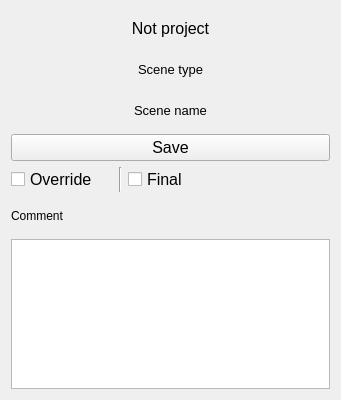
<?xml version="1.0" encoding="UTF-8"?>
<ui version="4.0">
 <class>Form</class>
 <widget class="QWidget" name="Form">
  <property name="geometry">
   <rect>
    <x>0</x>
    <y>0</y>
    <width>341</width>
    <height>400</height>
   </rect>
  </property>
  <property name="maximumSize">
   <size>
    <width>16777215</width>
    <height>400</height>
   </size>
  </property>
  <property name="windowTitle">
   <string>Form</string>
  </property>
  <layout class="QVBoxLayout" name="verticalLayout">
   <item>
    <widget class="QLabel" name="project_name_label">
     <property name="font">
      <font>
       <pointsize>12</pointsize>
      </font>
     </property>
     <property name="layoutDirection">
      <enum>Qt::LeftToRight</enum>
     </property>
     <property name="text">
      <string>Not project</string>
     </property>
     <property name="alignment">
      <set>Qt::AlignCenter</set>
     </property>
    </widget>
   </item>
   <item>
    <widget class="QLabel" name="scene_type_label">
     <property name="font">
      <font>
       <pointsize>10</pointsize>
      </font>
     </property>
     <property name="layoutDirection">
      <enum>Qt::LeftToRight</enum>
     </property>
     <property name="text">
      <string>Scene type</string>
     </property>
     <property name="alignment">
      <set>Qt::AlignCenter</set>
     </property>
    </widget>
   </item>
   <item>
    <widget class="QLabel" name="scene_name_label">
     <property name="font">
      <font>
       <pointsize>10</pointsize>
      </font>
     </property>
     <property name="layoutDirection">
      <enum>Qt::LeftToRight</enum>
     </property>
     <property name="text">
      <string>Scene name</string>
     </property>
     <property name="alignment">
      <set>Qt::AlignCenter</set>
     </property>
    </widget>
   </item>
   <item>
    <widget class="QPushButton" name="save_button">
     <property name="enabled">
      <bool>true</bool>
     </property>
     <property name="sizePolicy">
      <sizepolicy hsizetype="Expanding" vsizetype="Fixed">
       <horstretch>0</horstretch>
       <verstretch>0</verstretch>
      </sizepolicy>
     </property>
     <property name="minimumSize">
      <size>
       <width>0</width>
       <height>0</height>
      </size>
     </property>
     <property name="sizeIncrement">
      <size>
       <width>60</width>
       <height>60</height>
      </size>
     </property>
     <property name="baseSize">
      <size>
       <width>60</width>
       <height>650</height>
      </size>
     </property>
     <property name="font">
      <font>
       <pointsize>12</pointsize>
      </font>
     </property>
     <property name="styleSheet">
      <string notr="true"/>
     </property>
     <property name="text">
      <string>Save</string>
     </property>
    </widget>
   </item>
   <item>
    <layout class="QHBoxLayout" name="save_type_layout">
     <item>
      <widget class="QCheckBox" name="override_check_box">
       <property name="sizePolicy">
        <sizepolicy hsizetype="Expanding" vsizetype="Fixed">
         <horstretch>0</horstretch>
         <verstretch>0</verstretch>
        </sizepolicy>
       </property>
       <property name="minimumSize">
        <size>
         <width>40</width>
         <height>0</height>
        </size>
       </property>
       <property name="maximumSize">
        <size>
         <width>130</width>
         <height>16777215</height>
        </size>
       </property>
       <property name="font">
        <font>
         <pointsize>12</pointsize>
        </font>
       </property>
       <property name="styleSheet">
        <string notr="true"/>
       </property>
       <property name="text">
        <string>Override</string>
       </property>
      </widget>
     </item>
     <item>
      <widget class="Line" name="save_type_line">
       <property name="orientation">
        <enum>Qt::Vertical</enum>
       </property>
      </widget>
     </item>
     <item>
      <widget class="QCheckBox" name="final_check_box">
       <property name="sizePolicy">
        <sizepolicy hsizetype="Expanding" vsizetype="Fixed">
         <horstretch>0</horstretch>
         <verstretch>0</verstretch>
        </sizepolicy>
       </property>
       <property name="minimumSize">
        <size>
         <width>0</width>
         <height>0</height>
        </size>
       </property>
       <property name="maximumSize">
        <size>
         <width>100</width>
         <height>16777215</height>
        </size>
       </property>
       <property name="font">
        <font>
         <pointsize>12</pointsize>
        </font>
       </property>
       <property name="styleSheet">
        <string notr="true"/>
       </property>
       <property name="text">
        <string>Final</string>
       </property>
      </widget>
     </item>
     <item>
      <spacer name="save_type_spacer">
       <property name="orientation">
        <enum>Qt::Horizontal</enum>
       </property>
       <property name="sizeHint" stdset="0">
        <size>
         <width>40</width>
         <height>20</height>
        </size>
       </property>
      </spacer>
     </item>
    </layout>
   </item>
   <item>
    <widget class="QLabel" name="comment_label">
     <property name="text">
      <string>Comment</string>
     </property>
    </widget>
   </item>
   <item>
    <widget class="QPlainTextEdit" name="save_paint_text_edit">
     <property name="minimumSize">
      <size>
       <width>60</width>
       <height>100</height>
      </size>
     </property>
     <property name="maximumSize">
      <size>
       <width>10000000</width>
       <height>150</height>
      </size>
     </property>
     <property name="baseSize">
      <size>
       <width>0</width>
       <height>16</height>
      </size>
     </property>
    </widget>
   </item>
  </layout>
 </widget>
 <resources/>
 <connections/>
</ui>
